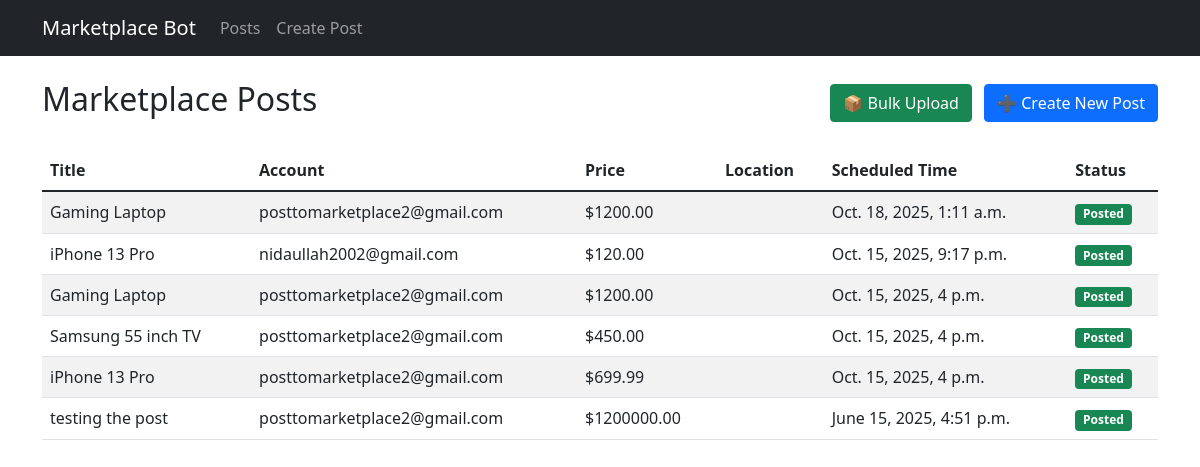
The app's page /, older data.
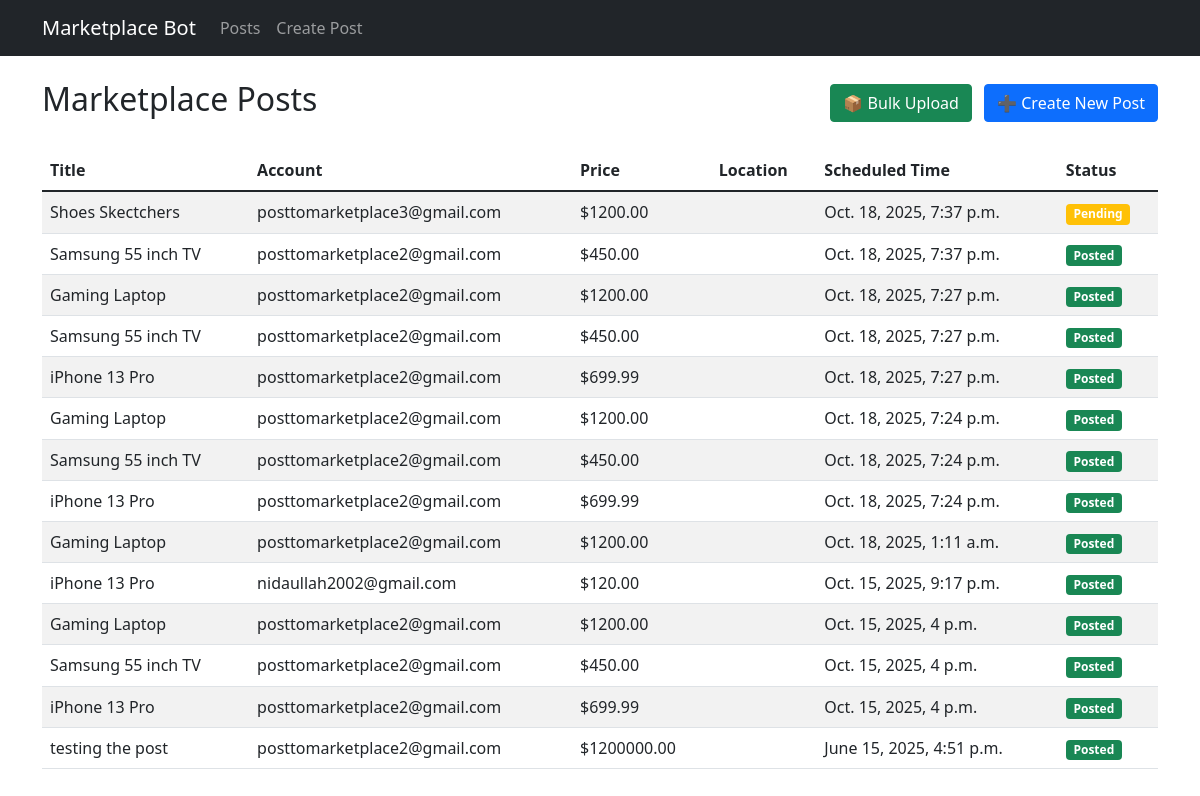
The same page, newer data.
### postings/models.py (models this page shows, shortened)
class MarketplacePost(models.Model):
    account = models.ForeignKey(FacebookAccount, on_delete=models.CASCADE)
    title = models.CharField(max_length=255)
    description = models.TextField()
    price = models.DecimalField(max_digits=10, decimal_places=2)
    image = models.ImageField(upload_to='posts/', blank=True)
    scheduled_time = models.DateTimeField()
    posted = models.BooleanField(default=False)
    created_at = models.DateTimeField(auto_now_add=True)
    updated_at = models.DateTimeField(auto_now=True)

### accounts/models.py (models this page shows, shortened)
class FacebookAccount(models.Model):
    email = models.EmailField()
    password = models.CharField(max_length=255)  # Store securely in production
    session_cookie = models.TextField(blank=True, null=True)
    created_at = models.DateTimeField(auto_now_add=True)

### postings/views.py (the view)
# urls.py: path('', views.post_list, name='post_list'),
def post_list(request):
    posts = MarketplacePost.objects.all().order_by('-scheduled_time')
    return render(request, 'postings/post_list.html', {'posts': posts})

### postings/templates/postings/post_list.html
{% extends "base.html" %} {% block content %}
<div class="container mt-4">
  <div class="d-flex justify-content-between align-items-center mb-4">
    <h2>Marketplace Posts</h2>
    <div>
      <a href="{% url 'bulk_upload_posts' %}" class="btn btn-success me-2"
        >📦 Bulk Upload</a
      >
      <a href="{% url 'create_post' %}" class="btn btn-primary"
        >➕ Create New Post</a
      >
    </div>
  </div>
  <div class="table-responsive">
    <table class="table table-striped">
      <thead>
        <tr>
          <th>Title</th>
          <th>Account</th>
          <th>Price</th>
          <th>Location</th>
          <th>Scheduled Time</th>
          <th>Status</th>
        </tr>
      </thead>
      <tbody>
        {% for post in posts %}
        <tr>
          <td>{{ post.title }}</td>
          <td>{{ post.account.email }}</td>
          <td>${{ post.price }}</td>
          <td>{{ post.location }}</td>
          <td>{{ post.scheduled_time }}</td>
          <td>
            {% if post.posted %}
            <span class="badge bg-success">Posted</span>
            {% else %}
            <span class="badge bg-warning">Pending</span>
            {% endif %}
          </td>
        </tr>
        {% empty %}
        <tr>
          <td colspan="6" class="text-center">No posts found.</td>
        </tr>
        {% endfor %}
      </tbody>
    </table>
  </div>
</div>
{% endblock %}

### templates/base.html (shortened to what this page needs)
<!DOCTYPE html>
<html lang="en">
  <head>
    <link
      href="https://cdn.jsdelivr.net/npm/bootstrap@5.1.3/dist/css/bootstrap.min.css"
      rel="stylesheet"
    />
  </head>
  <body>
    <nav class="navbar navbar-expand-lg navbar-dark bg-dark">
      <div class="container">
        <a class="navbar-brand" href="{% url 'post_list' %}">Marketplace Bot</a>
        <div class="collapse navbar-collapse" id="navbarNav">
          <ul class="navbar-nav">
            <li class="nav-item">
              <a class="nav-link" href="{% url 'post_list' %}">Posts</a>
            </li>
            <li class="nav-item">
              <a class="nav-link" href="{% url 'create_post' %}">Create Post</a>
            </li>
          </ul>
        </div>
      </div>
    </nav>
    {% block content %} {% endblock %}
  </body>
</html>

Row changes from the older to the newer data that the page shows:
added MarketplacePost: title "Shoes Skectchers", account.email "posttomarketplace3@gmail.com", price "1200.00", scheduled_time "Oct. 18, 2025, 7:37 p.m.", posted "Pending"
added MarketplacePost: title "Samsung 55 inch TV", account.email "posttomarketplace2@gmail.com", price "450.00", scheduled_time "Oct. 18, 2025, 7:37 p.m.", posted "Posted"
added MarketplacePost: title "Gaming Laptop", account.email "posttomarketplace2@gmail.com", price "1200.00", scheduled_time "Oct. 18, 2025, 7:27 p.m.", posted "Posted"
added MarketplacePost: title "Samsung 55 inch TV", account.email "posttomarketplace2@gmail.com", price "450.00", scheduled_time "Oct. 18, 2025, 7:27 p.m.", posted "Posted"
added MarketplacePost: title "iPhone 13 Pro", account.email "posttomarketplace2@gmail.com", price "699.99", scheduled_time "Oct. 18, 2025, 7:27 p.m.", posted "Posted"
added MarketplacePost: title "Gaming Laptop", account.email "posttomarketplace2@gmail.com", price "1200.00", scheduled_time "Oct. 18, 2025, 7:24 p.m.", posted "Posted"
added MarketplacePost: title "Samsung 55 inch TV", account.email "posttomarketplace2@gmail.com", price "450.00", scheduled_time "Oct. 18, 2025, 7:24 p.m.", posted "Posted"
added MarketplacePost: title "iPhone 13 Pro", account.email "posttomarketplace2@gmail.com", price "699.99", scheduled_time "Oct. 18, 2025, 7:24 p.m.", posted "Posted"
